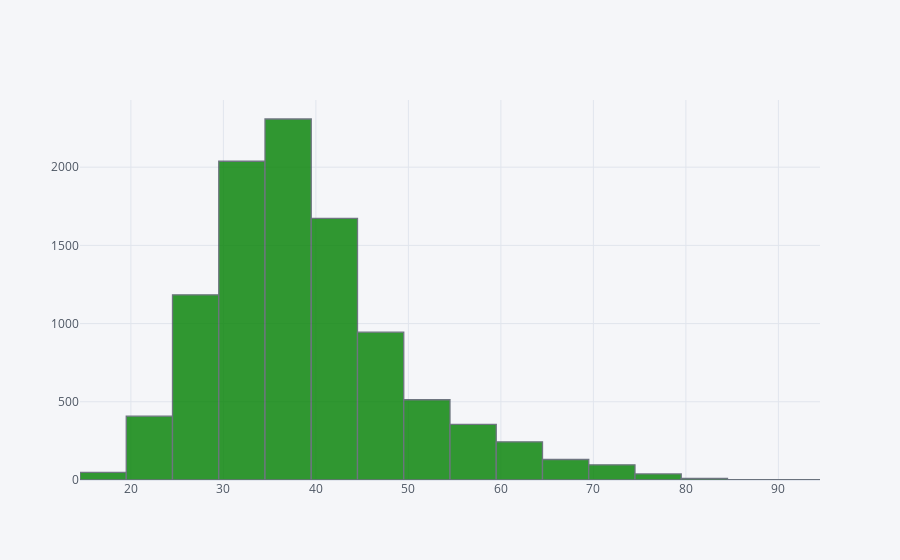

Notebook code for this chart:
### Code cell
df['Age'].iplot(kind='hist',bins=30,color='green')

### Figure 1 — Plotly figure (JSON) as saved in the notebook; plotly's stock layout.template omitted (floating-point values rounded to 4 significant figures; data arrays with more than 128 entries replaced by an {"elided": "..."} marker saying what was removed)
{"data": [{"histfunc": "count", "histnorm": "", "marker": {"color": "rgba(0, 128, 0, 1.0)", "line": {"color": "#4D5663", "width": 1.3}}, "name": "Age", "nbinsx": 30, "opacity": 0.8, "orientation": "v", "x": {"elided": "10000 int values"}, "type": "histogram"}], "layout": {"barmode": "overlay", "legend": {"bgcolor": "#F5F6F9", "font": {"color": "#4D5663"}}, "paper_bgcolor": "#F5F6F9", "plot_bgcolor": "#F5F6F9", "title": {"font": {"color": "#4D5663"}}, "xaxis": {"gridcolor": "#E1E5ED", "showgrid": true, "tickfont": {"color": "#4D5663"}, "title": {"font": {"color": "#4D5663"}, "text": ""}, "zerolinecolor": "#E1E5ED"}, "yaxis": {"gridcolor": "#E1E5ED", "showgrid": true, "tickfont": {"color": "#4D5663"}, "title": {"font": {"color": "#4D5663"}, "text": ""}, "zerolinecolor": "#E1E5ED"}}}
